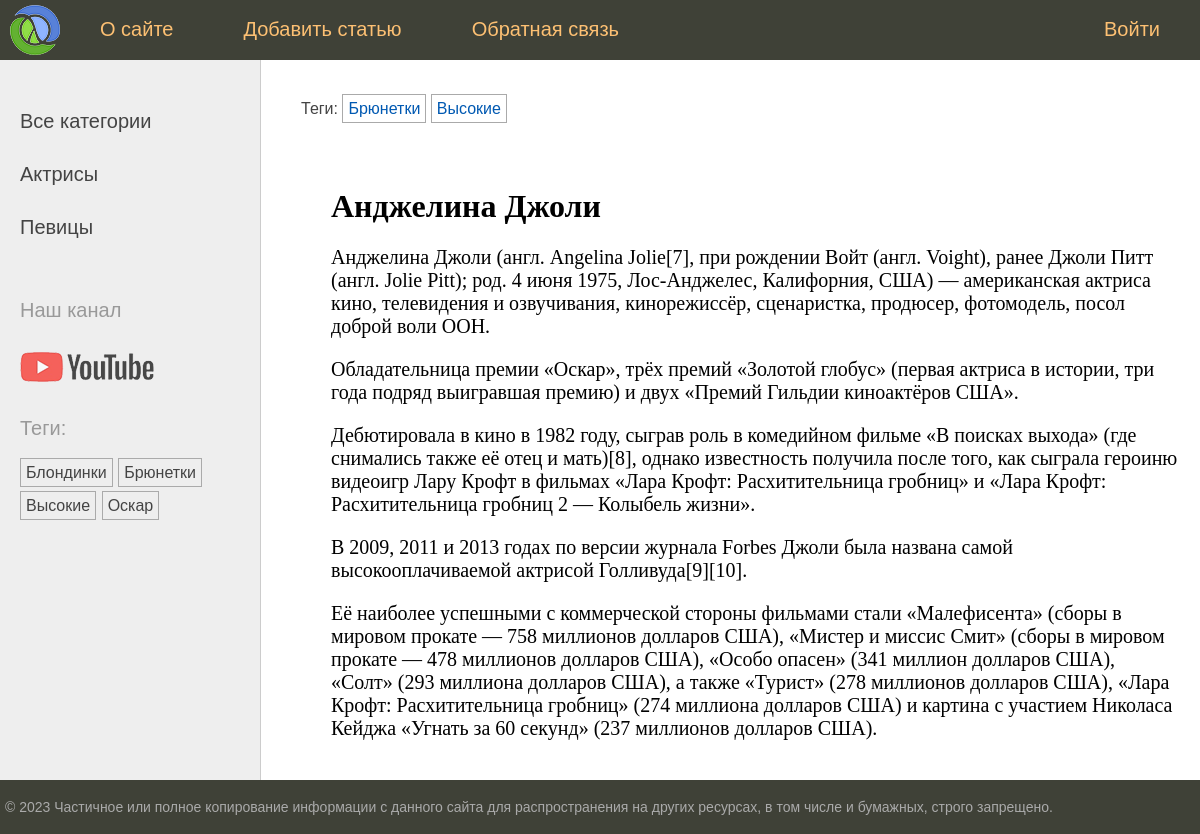
The app's page /post/andzhelina-dzholi/ with its own data.
### women/models.py (models this page shows, shortened)
class Category(models.Model):
    name = models.CharField(
        verbose_name='Категория',
        max_length=100,
        db_index=True,
    )
    slug = models.SlugField(
        max_length=255,
        unique=True,
        db_index=True,
    )
    class Meta:
        verbose_name = 'Категория'
        verbose_name_plural = 'Категории'
    def get_absolute_url(self):
        return reverse('category', kwargs={'cat_slug': self.slug})

class TagPost(models.Model):
    tag = models.CharField(
        max_length=100,
        db_index=True,
    )
    slug = models.SlugField(
        max_length=255,
        unique=True,
        db_index=True,
    )
    def get_absolute_url(self):
        return reverse('tag', kwargs={'tag_slug': self.slug})

class Women(models.Model):
    class Status(models.IntegerChoices):
        DRAFT = 0, 'Черновик'
        PUBLISHED = 1, 'Опубликовано'
    title = models.CharField(
        verbose_name='Заголовок',
        max_length=255,
    )
    slug = models.SlugField(
        verbose_name='Slug',
        max_length=255,
        unique=True,
        db_index=True,
        validators=[
            MinLengthValidator(5, message='Минимум 5 символов'),
            MaxLengthValidator(100, message='Максимум 100 символов'),
        ],
    )
    photo = models.ImageField(
        verbose_name='Фото',
        upload_to='photos/%Y/%m/%d/',
        default=None,
        blank=True,
        null=True,
    )
    content = models.TextField(
        verbose_name='Текст статьи',
        blank=True,
    )
    time_create = models.DateTimeField(
        verbose_name='Время создания',
        auto_now_add=True,
    )
    time_update = models.DateTimeField(
        verbose_name='Время изменения',
        auto_now=True,
    )
    is_published = models.BooleanField(
        verbose_name='Статус',
        choices=tuple(map(lambda x: (bool(x[0]), x[1]), Status.choices)),
        default=Status.DRAFT,
    )
    category = models.ForeignKey(
        verbose_name='Категории',
        to='Category',
        on_delete=models.PROTECT,
        related_name='posts',  # women_set -> posts
    )
    tags = models.ManyToManyField(
        verbose_name='Теги',
        to='TagPost',
        blank=True,
        related_name='tags',
    )
    husband = models.OneToOneField(
        verbose_name='Муж',
        to='Husband',
        on_delete=models.SET_NULL,
        null=True,
        blank=True,
        related_name='wuman',
    )
    objects = models.Manager()
    published = PublishedManager()
    class Meta:
        verbose_name = 'Известные женщины'
        verbose_name_plural = 'Известные женщины'
        ordering = ['-time_create']
        indexes = [
            models.Index(fields=['-time_create'])
        ]

### women/views.py (the view)
# urls.py: path('post/<slug:post_slug>/',      ShowPost.as_view(),         name='post'),
class ShowPost(DetailView):
    template_name = 'women/post.html'
    slug_url_kwarg = 'post_slug'
    context_object_name = 'post'
    def get_context_data(self, *, object_list=None, **kwargs):
        context = super().get_context_data(**kwargs)
        context['title'] = context['post'].title
        context['menu'] = menu
        return context
    def get_object(self, queryset: QuerySet[Any] | None = ...) -> Model:
        return get_object_or_404(Women.published, slug=self.kwargs[self.slug_url_kwarg])

### women/models.py (called while the page is built)
    def get_queryset(self) -> QuerySet:
        return super().get_queryset().filter(is_published=Women.Status.PUBLISHED)

### women/templatetags/women_tags.py (called while the page is built)
@register.inclusion_tag('women/list_categories.html')
def show_categories(cat_selected: int = 0):
    cats = Category.objects.annotate(total=Count("posts")).filter(total__gt=0)
    return {'cats': cats, 'cat_selected': cat_selected}

@register.inclusion_tag('women/list_tags.html')
def show_all_tags():
    return {'tags': TagPost.objects.annotate(total=Count("tags")).filter(total__gt=0)}

### women/templates/women/post.html (shortened to what this page needs)
{% extends 'base.html' %}
{% block breadcrumbs %}
{% with post.tags.all as tags %}
{% if tags %}
<ul class="tags-list">
  <li>Теги:</li>
  {% for tag in tags %}
  <li><a href="{{ tag.get_absolute_url }}">{{ tag.tag }}</a></li>
  {% endfor %}
</ul>
{% endif %}
{% endwith %}
{% endblock %}
{% block content %}
<h1>{{ post.title }}</h1>
{{ post.content|linebreaks }}
{% endblock %}

### templates/base.html (shortened to what this page needs)
{% load static %}
{% load women_tags %}
<!DOCTYPE html>
<html>
<head>
  <link type="text/css" href="{% static 'women/css/styles.css' %}" rel="stylesheet" />
</head>
<body>
  <table class="table-page" border=0 cellpadding="0" cellspacing="0">
    <tr>
      <td valign=top>
        {% block mainmenu %}
        <div class="header">
          <ul id="mainmenu" class="mainmenu">
            <li class="logo"><a href="{% url 'home' %}">
                <div class="logo"></div>
              </a></li>
            {% for m in menu %}
            {% if not forloop.last %}<li>{% else %}
            <li class="last">{% endif %}
              <a href="{% url m.url_name %}">{{m.title}}</a>
            </li>
            {% endfor %}
          </ul>
        </div>
        {% endblock mainmenu %}
        <table class="table-content" border=0 cellpadding="0" cellspacing="0">
          <tr>
            <td valign="top" class="left-chapters">
              <ul id="leftchapters">
                {% if cat_selected == 0 %}
                <li class="selected">Все категории</li>
                {% else %}
                <li><a href="{% url 'home' %}">Все категории</a></li>
                {% endif %}
                {% show_categories cat_selected %}
                <li class="share">
                  <p>Наш канал</p>
                  <a class="share-yt" href="https://www.youtube.com/channel/UClJzWfGWuGJL2t-3dYKcHTA/playlists"
                    target="_blank" rel="nofollow"></a>
                </li>
                <li>{% show_all_tags %}</li>
              </ul>
            </td>
            <td valign="top" class="content">
              {% block breadcrumbs %}
              {% endblock %}
              <div class="content-text">
                {% block content %}
                {% endblock %}
              </div>
            </td>
          </tr>
        </table>
      </td>
    </tr>
    <tr>
      <td valign=top>
        <div id="footer">
          <p>&copy; 2023 Частичное или полное копирование информации с данного сайта для распространения на других
            ресурсах, в том числе и бумажных, строго запрещено.</p>
        </div>
      </td>
    </tr>
  </table>
</body>
</html>

### women/templates/women/list_categories.html
{% for category in cats %}
{% if cat_selected == category.id %}
<li class="selected">{{ category.name }}</li>
{% else %}
<li><a href="{{ category.get_absolute_url }}">{{ category.name }}</a></li>
{% endif %}
{% endfor %}

### women/templates/women/list_tags.html
{% if tags %}
<p>Теги:</p>
<ul class="tags-list">
  {% for tag in tags%}
  <li><a href="{{ tag.get_absolute_url }}">{{ tag.tag }}</a></li>
  {% endfor %}
</ul>
{% endif %}

### women/static/women/css/styles.css (style rules this page uses)
html, body { font-family: 'Arial'; margin: 0; padding: 0; height: 100%; width: 100%; color: #444; }
a { color: #0059b2; text-decoration: none; }
.table-page { width: 100%; height: 100%; vertical-align: top; }
.table-page tr { height: 100%; }
.header { background: #3F4137; height: 60px; }
.logo { background: url('../images/logo.png') no-repeat 10px 5px; width: 70px; height: 60px; }
ul.mainmenu { list-style: none; margin: 0; padding: 0; height: 60px; color: #fdc073; font-size: 20px; overflow: hidden; }
ul.mainmenu li { float: left; margin: 18px 40px 0 30px; }
ul.mainmenu li.logo { margin: 0; }
ul.mainmenu li.last { float: right; }
ul.mainmenu li a { color: #fdc073; text-decoration: none; }
.table-content { width: 100%; min-height: 100%; height: 100%; }
.left-chapters { margin: 0; background: #eee; border-right: 1px solid #ccc; }
.left-chapters ul { width: 230px; margin: 0; padding: 20px 10px 10px 20px; list-style: none; font-size: 20px; }
.left-chapters ul li { margin: 30px 0 0 0; color: #999; }
.left-chapters ul li a { color: #444; text-decoration: none; }
.left-chapters ul li.share { margin: 60px 0 0 0; }
.left-chapters ul li.share p { margin: 30px 0 30px 0; }
.left-chapters ul li.share a { display: inline-block; width: 40px; height: 40px; margin: 0 20px 0 0; }
.left-chapters ul li.share a.share-yt { width: 100%; height: 30px; background: url('../images/share_yt.png') no-repeat 0 0 }
ul.tags-list { width: 100%; margin: 0; padding: 0; list-style: none; }
ul.tags-list li { margin: 0; padding: 0 0 10px; display: inline-block; }
ul.tags-list li a { padding: 5px; font-size: 16px; border: 1px solid #aaa; }
.content { padding: 40px 20px 20px 40px; width: 100%; box-sizing: border-box; }
.content-text { margin: 60px 0 0 30px; color: #000; font-size: 20px; font-family: Yandex Sans Display Light; }
.content-text h1 { font-size: 32px; }
#footer { box-sizing: border-box; background: #3F4137; padding: 5px; color: #aaa; font-size: 14px; font-family: Verdana, Geneva, Arial, Helvetica; text-align: left; overflow: hidden; }

### records on screen
Category: name "Актрисы"
Category: name "Певицы"
TagPost: tag "Блондинки"
TagPost: tag "Брюнетки"
TagPost: tag "Высокие"
TagPost: tag "Оскар"
Women: title "Анджелина Джоли", content "Анджелина Джоли (англ. Angelina Jolie[7], при рождении Войт (англ. Voight), ранее Джоли Питт (англ. Jolie Pitt); род. 4 июня 1975, Лос-Анджелес, Калифорния, США) — американская актриса кино, телевидения и озвучивания, кинорежиссёр, сценаристка, продюсер, фотомодель, посол доброй воли ООН. Обладательница премии «Оскар», трёх премий «Золотой глобус» (первая актриса в истории, три года подряд выигравшая премию) и двух «Премий Гильдии киноактёров США». Дебютировала в кино в 1982 году, сыграв роль в комедийном фильме «В поисках выхода» (где снимались также её отец и мать)[8], однако известность получила после того, как сыграла героиню видеоигр Лару Крофт в фильмах «Лара Крофт: Расхитительница…"

### other values on screen
{{ m.title }} "О сайте" "Добавить статью" "Обратная связь" "Войти"
